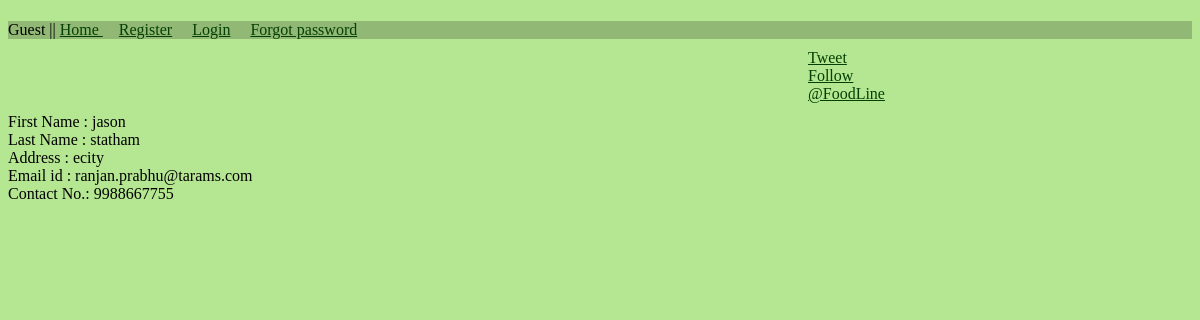
The app's page /foodline/companyinfo/2/ with its own data.
### company/models.py (models this page shows)
class Customer(models.Model):
    customer=models.ForeignKey(User)
    contact_no=models.IntegerField(max_length = 10)
    address=models.TextField()

### company/views.py (the view)
# urls.py: url(r'^companyinfo/(?P<u_id>\d+)/$',views.companyinfo),
def companyinfo(request,u_id):
    customer_data = Customer.objects.get(id = u_id )
    print customer_data
    return render_to_response('companyinfo.html',locals())

### templates/companyinfo.html
{% extends "base.html" %}
{% block content %}
 First Name :      {{ customer_data.customer.first_name }} <br>
 Last Name  :      {{ customer_data.customer.last_name }} <br>
 Address :         {{ customer_data.address }} <br>
 Email id :        {{ customer_data.customer.email}}<br>
 Contact No.:      {{ customer_data.contact_no }} <br>
<br>
{% endblock %}

### templates/base.html (style rules this page uses)
body { background-color:rgba(150,220,100,0.7); }

### records on screen
Customer: customer.first_name "jason", customer.last_name "statham", address "ecity", customer.email "ranjan.prabhu@tarams.com", contact_no "9988667755"
